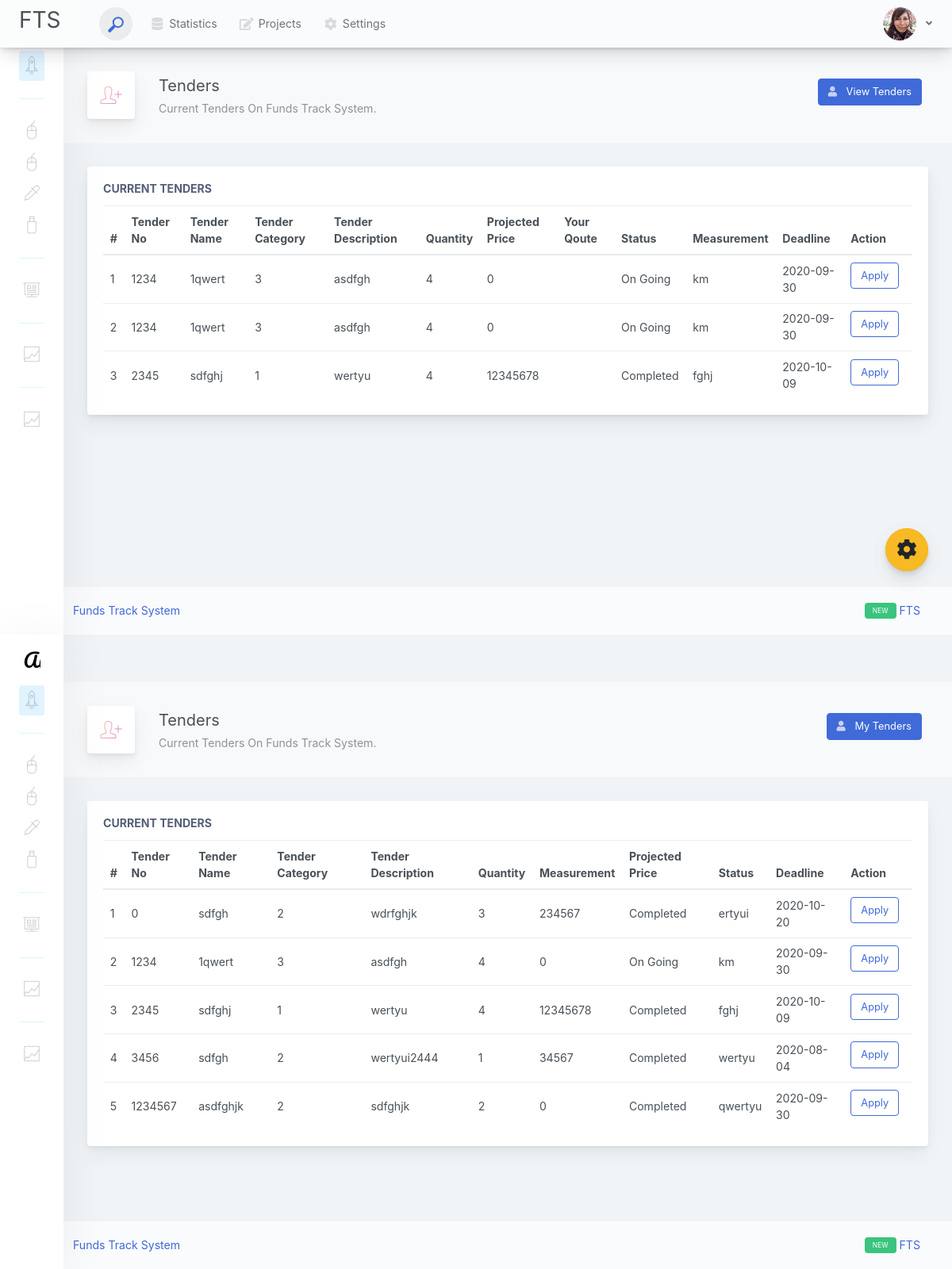
/candidate/view_my_applications.php (signed in), run on the app's committed database.
### tables this page shows
CREATE TABLE `applications` (
  `a_no` int(11) NOT NULL,
  `t_no` int(11) NOT NULL,
  `tp_no` int(11) NOT NULL,
  `quoted_amount` int(11) NOT NULL
);

CREATE TABLE `tenders` (
  `t_no` int(11) NOT NULL,
  `t_name` varchar(20) NOT NULL,
  `t_category` varchar(20) NOT NULL,
  `t_description` varchar(20) NOT NULL,
  `quantity` int(11) NOT NULL,
  `measurement` varchar(20) NOT NULL,
  `projected_price` int(11) NOT NULL,
  `status` varchar(20) NOT NULL,
  `deadline_date` date NOT NULL,
  `added_on_date` timestamp NOT NULL DEFAULT current_timestamp()
);

### candidate/view_my_applications.php (the view, shortened to what this page needs)
<!DOCTYPE html>
<html lang="en">
<head>
    <link href="../main.css" rel="stylesheet"></head>
<body>
<div class="app-container app-theme-white body-tabs-shadow fixed-sidebar fixed-header">
    <?php  include '../includes/candidate/header.php' ?>
    <?php include '../includes/candidate/layout.php'?>
    <div class="app-main">
        <?php include '../includes/candidate/sidebar.php'?>
        <div class="app-main__outer">
            <div class="app-main__inner">
                <div class="app-page-title">
                    <div class="page-title-wrapper">
                        <div class="page-title-heading">
                            <div class="page-title-icon">
                                <i class="pe-7s-add-user icon-gradient bg-mean-fruit">
                                </i>
                            </div>
                            <div>Tenders
                                <div class="page-title-subheading">Current Tenders On Funds Track System.
                                </div>
                            </div>
                        </div>
                        <div class="page-title-actions">
                            <div class="d-inline-block dropdown">
                                <button type="button" class="btn mr-2 mb-2 btn-primary" data-toggle="modal" data-target=".addModal">
                                            <span class="btn-icon-wrapper pr-2 opacity-7">
                                                <i class="fa fa-user fa-w-20"></i>
                                            </span>
                                    View Tenders
                                </button>
                            </div>
                        </div>
                    </div>
                </div>
                <div class="row">
                    <div class="col-lg-12">
                        <div class="main-card mb-3 card">
                            <div class="card-body"><h5 class="card-title">Current Tenders</h5>
                                <table class="mb-0 table table-hover">
                                    <thead>
                                    <tr>
                                        <th>#</th>
                                        <th>Tender No</th>
                                        <th>Tender Name</th>
                                        <th>Tender Category</th>
                                        <th>Tender Description</th>
                                        <th>Quantity</th>
                                        <th>Projected Price</th>
                                        <th>Your Qoute</th>
                                        <th>Status</th>
                                        <th>Measurement</th>
                                        <th>Deadline</th>
                                        <th>Action</th>
                                    </tr>
                                    </thead>
                                    <tbody>
                                    <?php
                                    $sql = "SELECT * FROM applications,tenders WHERE applications.t_no= tenders.t_no  ";
                                    $query = $dbh -> prepare($sql);
                                    $query->execute();
                                    $results=$query->fetchAll(PDO::FETCH_OBJ);
                                    $cnt=1;
                                    if($query->rowCount() > 0)
                                    {
                                        foreach($results as $result)
                                        {
                                            ?>
                                            <tr>
                                                <td scope="row"><?php echo htmlentities($cnt);?></td>
                                                <td><?php echo htmlentities($result->t_no);?></td>
                                                <td><?php echo htmlentities($result->t_name);?></td>
                                                <td><?php echo htmlentities($result->t_category);?></td>
                                                <td><?php echo htmlentities($result->t_description);?></td>
                                                <td><?php echo htmlentities($result->quantity);?></td>
                                                <td><?php echo htmlentities($result->projected_price);?></td>
                                                <td><?php echo htmlentities($result->qouted_amount);?></td>
                                                <td><?php echo htmlentities($result->status);?></td>
                                                <td><?php echo htmlentities($result->measurement);?></td>
                                                <td><?php echo htmlentities($result->deadline_date);?></td>
                                                <td>
                                                    <button class="mb-2 mr-2 btn-transition btn btn-outline-primary" data-toggle="modal" data-target=".editUserModal">
                                                        Apply
                                                    </button>
                                                </td>
                                            </tr>
                                            <?php $cnt=$cnt+1; } }?>
                                    </tbody>
                                </table>
                            </div>
                        </div>
                    </div>
                </div>
            </div>
            <?php include '../includes/candidate/footer.php'?>
        </div>
    </div>
</div>
<script type="text/javascript" src="../assets/scripts/main.js"></script></body>
</html>
<!DOCTYPE html>
<html lang="en">
<head>
    <link href="../main.css" rel="stylesheet"></head>
<body>
<div class="app-container app-theme-white body-tabs-shadow fixed-sidebar fixed-header">
    <?php  include '../includes/candidate/header.php' ?>
    <?php include '../includes/candidate/layout.php'?>
    <div class="app-main">
        <?php include '../includes/candidate/sidebar.php'?>
        <div class="app-main__outer">
            <div class="app-main__inner">
                <div class="app-page-title">
                    <div class="page-title-wrapper">
                        <div class="page-title-heading">
                            <div class="page-title-icon">
                                <i class="pe-7s-add-user icon-gradient bg-mean-fruit">
                                </i>
                            </div>
                            <div>Tenders
                                <div class="page-title-subheading">Current Tenders On Funds Track System.
                                </div>
                            </div>
                        </div>
                        <div class="page-title-actions">
                            <div class="d-inline-block dropdown">
                                <button type="button" class="btn mr-2 mb-2 btn-primary" data-toggle="modal" data-target=".addModal">
                                            <span class="btn-icon-wrapper pr-2 opacity-7">
                                                <i class="fa fa-user fa-w-20"></i>
                                            </span>
                                    My Tenders
                                </button>
                            </div>
                        </div>
                    </div>
                </div>
                <div class="row">
                    <div class="col-lg-12">
                        <div class="main-card mb-3 card">
                            <div class="card-body"><h5 class="card-title">Current Tenders</h5>
                                <table class="mb-0 table table-hover">
                                    <thead>
                                    <tr>
                                        <th>#</th>
                                        <th>Tender No</th>
                                        <th>Tender Name</th>
                                        <th>Tender Category</th>
                                        <th>Tender Description</th>
                                        <th>Quantity</th>
                                        <th>Measurement</th>
                                        <th>Projected Price</th>
                                        <th>Status</th>
                                        <th>Deadline</th>
                                        <th>Action</th>
                                    </tr>
                                    </thead>
                                    <tbody>
                                    <?php
                                    $sql = "SELECT * from tenders";
                                    $query = $dbh -> prepare($sql);
                                    $query->execute();
                                    $results=$query->fetchAll(PDO::FETCH_OBJ);
                                    $cnt=1;
                                    if($query->rowCount() > 0)
                                    {
                                        foreach($results as $result)
                                        {
                                            ?>
                                            <tr>
                                                <td scope="row"><?php echo htmlentities($cnt);?></td>
                                                <td><?php echo htmlentities($result->t_no);?></td>
                                                <td><?php echo htmlentities($result->t_name);?></td>
                                                <td><?php echo htmlentities($result->t_category);?></td>
                                                <td><?php echo htmlentities($result->t_description);?></td>
                                                <td><?php echo htmlentities($result->quantity);?></td>
                                                <td><?php echo htmlentities($result->projected_price);?></td>
                                                <td><?php echo htmlentities($result->status);?></td>
                                                <td><?php echo htmlentities($result->measurement);?></td>
                                                <td><?php echo htmlentities($result->deadline_date);?></td>
                                                <td>
                                                    <button class="mb-2 mr-2 btn-transition btn btn-outline-primary" data-toggle="modal" data-target=".editUserModal">
                                                        Apply
                                                    </button>
                                                </td>
                                            </tr>
                                            <?php $cnt=$cnt+1; } }?>
                                    </tbody>
                                </table>
                            </div>
                        </div>
                    </div>
                </div>
            </div>
            <?php include '../includes/candidate/footer.php'?>
        </div>
    </div>
</div>
<script type="text/javascript" src="../assets/scripts/main.js"></script></body>
</html>

### data on the page
applications: tenders.t_no "1234", tenders.t_name "1qwert", tenders.t_category "3", tenders.t_description "asdfgh", tenders.quantity "4", tenders.projected_price "0", tenders.status "On Going", tenders.measurement "km", tenders.deadline_date "2020-09-30"
applications: tenders.t_no "1234", tenders.t_name "1qwert", tenders.t_category "3", tenders.t_description "asdfgh", tenders.quantity "4", tenders.projected_price "0", tenders.status "On Going", tenders.measurement "km", tenders.deadline_date "2020-09-30"
applications: tenders.t_no "2345", tenders.t_name "sdfghj", tenders.t_category "1", tenders.t_description "wertyu", tenders.quantity "4", tenders.projected_price "12345678", tenders.status "Completed", tenders.measurement "fghj", tenders.deadline_date "2020-10-09"
tenders: t_no "0", t_name "sdfgh", t_category "2", t_description "wdrfghjk", quantity "3", projected_price "234567", status "Completed", measurement "ertyui", deadline_date "2020-10-20"
tenders: t_no "1234", t_name "1qwert", t_category "3", t_description "asdfgh", quantity "4", projected_price "0", status "On Going", measurement "km", deadline_date "2020-09-30"
tenders: t_no "2345", t_name "sdfghj", t_category "1", t_description "wertyu", quantity "4", projected_price "12345678", status "Completed", measurement "fghj", deadline_date "2020-10-09"
tenders: t_no "3456", t_name "sdfgh", t_category "2", t_description "wertyui2444", quantity "1", projected_price "34567", status "Completed", measurement "wertyu", deadline_date "2020-08-04"
tenders: t_no "1234567", t_name "asdfghjk", t_category "2", t_description "sdfghjk", quantity "2", projected_price "0", status "Completed", measurement "qwertyu", deadline_date "2020-09-30"
